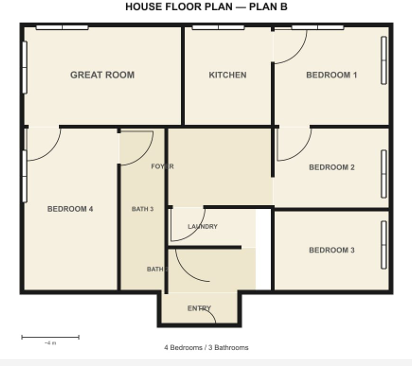
#> input picture FLOOR.png, 412 x 366 px
$ python floor_plan.py
#> lines starting #> are read from the running program, lines starting #| are printed output that depends on the picture; after the words box and inside, x2 and y2 are one past the last pixel; in counts of white or black regions, pixels touching at a corner belong together
import cv2
import numpy as np


img = cv2.imread('FLOOR.png', 0)
#> img: shape (366, 412); min 0, max 255, mean 225.2
if img is None: exit()

_, wall_thresh = cv2.threshold(img, 150, 255, cv2.THRESH_BINARY_INV)
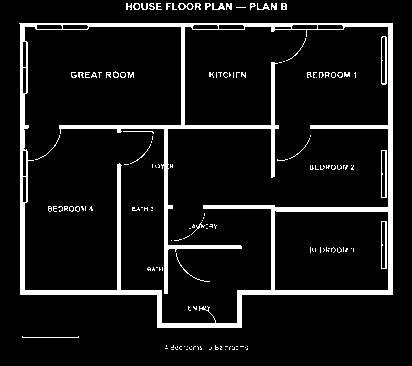
#> wall_thresh: shape (366, 412); 8.8% white; 151 white regions (120 under 20 px), largest, box (x1, y1, x2, y2) and area: (19, 23, 393, 328) 11048, (381, 36, 387, 85) 154, (381, 150, 387, 198) 152
_, window_thresh = cv2.threshold(img, 195, 255, cv2.THRESH_BINARY)
#> window_thresh: shape (366, 412); 88.8% white; 55 black regions (14 under 20 px), largest, box (x1, y1, x2, y2) and area: (19, 22, 394, 328) 13768, (380, 149, 387, 199) 254, (380, 220, 387, 270) 254


num_labels, labels, stats, centroids = cv2.connectedComponentsWithStats(window_thresh, connectivity=8)
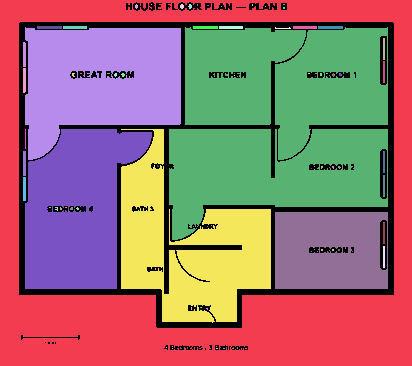
#> labels: shape (366, 412) int32; 86 distinct labels, from 0 to 85; one colour per label, 0 black
#> num_labels = 86; stats = 86 rows, first 6: [19, 2, 375, 348, 16824], [0, 0, 412, 366, 44577], [135, 4, 3, 5, 11], [151, 4, 1, 1, 1], [180, 4, 4, 5, 16], [188, 4, 4, 5, 14]; centroids = 86 pairs, first value 23.99 to 383.5, second value 4 to 348
final_window_mask = np.zeros_like(img)
for i in range(1, num_labels):
    w, h, area = stats[i, cv2.CC_STAT_WIDTH], stats[i, cv2.CC_STAT_HEIGHT], stats[i, cv2.CC_STAT_AREA]
    aspect_ratio = max(w, h) / (min(w, h) + 1e-5)


    if 2.0 < aspect_ratio < 80 and 50 < area < 3000:
        final_window_mask[labels == i] = 255
#> this loop made 85 passes
#> (w, h, area, aspect_ratio) on passes 1, 13, 14, 15, 16, 17, 18, 20, 21, 22, 23, 24: (412, 366, 44577, 1.13), (156, 133, 15426, 1.17), (25, 3, 75, 8.33), (24, 3, 72, 8), (219, 213, 35364, 1.03), (25, 3, 75, 8.33), (24, 3, 72, 8), (24, 3, 72, 8), (25, 3, 75, 8.33), (2, 22, 44, 11), (3, 25, 74, 8.33), (2, 22, 44, 11)
#> final_window_mask: shape (366, 412); 0.49% white; 10 white regions, largest, box (x1, y1, x2, y2) and area: (37, 26, 62, 29) 75, (193, 26, 218, 29) 75, (318, 26, 343, 29) 75


num_labels, labels, stats, centroids = cv2.connectedComponentsWithStats(wall_thresh, connectivity=8)
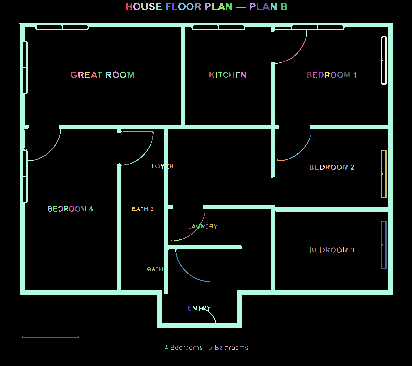
#> labels: shape (366, 412) int32; 152 distinct labels, from 0 to 151; one colour per label, 0 black
#> num_labels = 152; stats = 152 rows, first 6: [0, 0, 412, 366, 137585], [126, 3, 6, 7, 27], [133, 3, 7, 7, 27], [141, 3, 7, 7, 29], [149, 3, 6, 7, 24], [156, 3, 6, 7, 24]; centroids = 152 pairs, first value 49.16 to 383.9, second value 5.1 to 349
clean_walls = np.zeros_like(img)
for i in range(1, num_labels):
    if stats[i, cv2.CC_STAT_AREA] > 80:
        clean_walls[labels == i] = 255
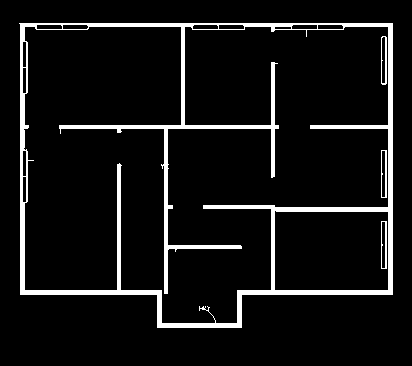
#> clean_walls: shape (366, 412); 7.6% white; 4 white regions, box (x1, y1, x2, y2) and area: (19, 23, 393, 328) 11048, (381, 36, 387, 85) 154, (381, 150, 387, 198) 152, (381, 221, 387, 269) 152

clean_walls = cv2.subtract(clean_walls, final_window_mask)


coords = cv2.findNonZero(clean_walls)
#> coords = contour of 11506 points, box (x1, y1, x2, y2) (19, 23, 393, 328), area 22948
x, y, w, h = cv2.boundingRect(coords)
#> x = 19; y = 23; w = 374; h = 305
global_x_min, global_x_max = x, x + w
#> global_x_min = 19; global_x_max = 393
global_y_min, global_y_max = y, y + h
#> global_y_min = 23; global_y_max = 328
margin = 25 # Pixel tolerance for defining "the edge"

# 5. SKELETONIZATION
skel = np.zeros(clean_walls.shape, np.uint8)
element = cv2.getStructuringElement(cv2.MORPH_CROSS, (3,3))
temp_thresh = clean_walls.copy()
while True:
    eroded = cv2.erode(temp_thresh, element)
    temp = cv2.dilate(eroded, element)
    temp = cv2.subtract(temp_thresh, temp)
    skel = cv2.bitwise_or(skel, temp)
    temp_thresh = eroded.copy()
    if cv2.countNonZero(temp_thresh) == 0: break
#> eroded: shape (366, 412); every value is 0
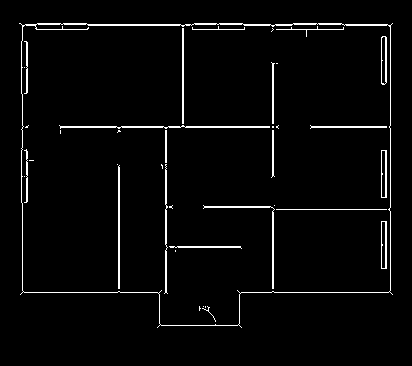
#> skel: shape (366, 412); 3.1% white in thin lines or dots, all inside (x1, y1, x2, y2) = (19, 23, 393, 328)

# 6. DYNAMIC LINE CLASSIFICATION + EXTERIOR OVERRIDE
output = cv2.cvtColor(img, cv2.COLOR_GRAY2BGR)
lines = cv2.HoughLinesP(skel, 1, np.pi/180, 20, minLineLength=10, maxLineGap=30)
#> lines = 50 rows, first 6: [239, 292, 390, 292], [21, 24, 391, 24], [272, 291, 272, 63], [390, 290, 390, 25], [311, 126, 389, 126], [60, 127, 277, 127]

if lines is not None:
    thicknesses = []
    valid_lines = []

    for line in lines:
        x1, y1, x2, y2 = line[0]
        angle = np.abs(np.arctan2(y2-y1, x2-x1) * 180 / np.pi)
        if (angle < 10) or (80 < angle < 100) or (170 < angle < 190):
            mid = ((x1+x2)//2, (y1+y2)//2)
            roi = clean_walls[max(0,mid[1]-5):mid[1]+5, max(0,mid[0]-5):mid[0]+5]
            thickness = np.sum(roi == 255)
            thicknesses.append(thickness)
            valid_lines.append((x1, y1, x2, y2, thickness))
#> this loop made 50 passes
#> (x1, y1, x2, y2, angle, mid, thickness) on passes 1 to 12: (239, 292, 390, 292, 0, (314, 292), 50), (21, 24, 391, 24, 0, (206, 24), 20), (272, 291, 272, 63, 90, (272, 177), 22), (390, 290, 390, 25, 90, (390, 157), 70), (311, 126, 389, 126, 0, (350, 126), 40), (60, 127, 277, 127, 0, (168, 127), 52), (386, 268, 386, 127, 90, (386, 197), 51), (204, 206, 271, 207, 0.855, (237, 206), 40), (385, 83, 385, 25, 90, (385, 54), 50), (182, 29, 343, 29, 0, (262, 29), 30), (22, 292, 22, 25, 90, (22, 158), 40), (244, 25, 291, 25, 0, (267, 25), 43)
#> after the loop, thicknesses = 50 values, max 70 at index 3, min 15 at index 15, mean 40.88; valid_lines = 50 items, first 6: (239, 292, 390, 292, 50), (21, 24, 391, 24, 20), (272, 291, 272, 63, 22), (390, 290, 390, 25, 70), (311, 126, 389, 126, 40), (60, 127, 277, 127, 52)

    dynamic_threshold = np.median(thicknesses) + 2 if thicknesses else 50
#> dynamic_threshold = 42

    for x1, y1, x2, y2, thickness in valid_lines:
        # EXTERIOR OVERRIDE LOGIC: If a line is near the absolute edge of the house, force it to RED
        is_exterior = False
        if (abs(y1 - global_y_min) < margin and abs(y2 - global_y_min) < margin) or \
           (abs(y1 - global_y_max) < margin and abs(y2 - global_y_max) < margin) or \
           (abs(x1 - global_x_min) < margin and abs(x2 - global_x_min) < margin) or \
           (abs(x1 - global_x_max) < margin and abs(x2 - global_x_max) < margin):
               is_exterior = True

        if is_exterior or thickness >= dynamic_threshold:
            cv2.line(output, (x1,y1), (x2,y2), (0,0,255), 3) # RED (Load-bearing)
        else:
            cv2.line(output, (x1,y1), (x2,y2), (0,255,255), 2) # YELLOW (Partition)
#> this loop made 50 passes
#> (x1, y1, x2, y2, thickness, is_exterior) on passes 1 to 12: (239, 292, 390, 292, 50, False), (21, 24, 391, 24, 20, True), (272, 291, 272, 63, 22, False), (390, 290, 390, 25, 70, True), (311, 126, 389, 126, 40, False), (60, 127, 277, 127, 52, False), (386, 268, 386, 127, 51, True), (204, 206, 271, 207, 40, False), (385, 83, 385, 25, 50, True), (182, 29, 343, 29, 30, True), (22, 292, 22, 25, 40, True), (244, 25, 291, 25, 43, True)
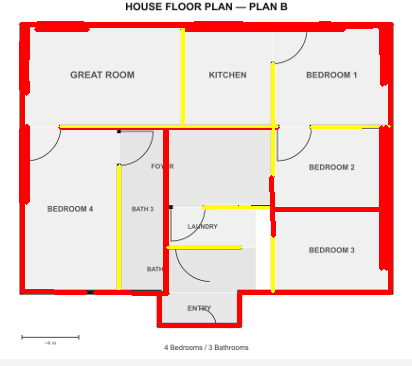
#> output: shape (366, 412, 3); mean B, G, R 214.7, 219.8, 241.5

# 7. DRAW WINDOWS (Cyan)
cnts, _ = cv2.findContours(final_window_mask, cv2.RETR_EXTERNAL, cv2.CHAIN_APPROX_SIMPLE)
#> cnts = 10 contours; largest, box (x1, y1, x2, y2) and area: (23, 151, 26, 176) 48, (318, 26, 343, 29) 48, (193, 26, 218, 29) 48, (37, 26, 62, 29) 48, (23, 68, 26, 93) 48
for c in cnts:
    x, y, w, h = cv2.boundingRect(c)
    cv2.rectangle(output, (x,y), (x+w, y+h), (255, 255, 0), 2)
#> this loop made 10 passes
#> c on passes 5 to 10: [[318, 26], [318, 28], [342, 28], [342, 26]], [[293, 26], [293, 28], [316, 28], [316, 26]], [[219, 26], [219, 28], [242, 28], [242, 26]], [[193, 26], [193, 28], [217, 28], [217, 26]], [[63, 26], [63, 28], [86, 28], [86, 26]], [[37, 26], [37, 28], [61, 28], [61, 26]]
#> (c, y, h) on passes 1 to 2: ([[23, 177], [23, 200], [25, 200], [25, 177]], 177, 24), ([[23, 151], [23, 175], [25, 175], [25, 151]], 151, 25)
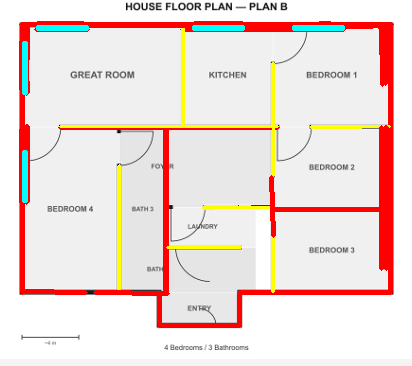
#> output: shape (366, 412, 3); 1.05% of pixels changed, all inside (x1, y1, x2, y2) = (22, 25, 345, 203)

cv2.imshow("Topology Validated Graph", output)
cv2.waitKey(0)
cv2.destroyAllWindows()

$ run again, with new.png copied over FLOOR.png
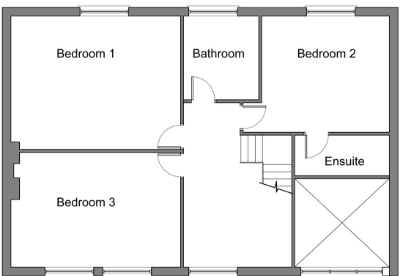
#> input picture new.png, 401 x 276 px
#> wall_thresh: shape (276, 401); 12.6% white; 63 white regions (38 under 20 px), largest, box (x1, y1, x2, y2) and area: (2, 7, 399, 276) 13070, (355, 157, 364, 166) 44, (57, 49, 64, 58) 40
#> window_thresh: shape (276, 401); 85.8% white; 61 black regions (36 under 20 px), largest, box (x1, y1, x2, y2) and area: (2, 6, 399, 276) 14509, (298, 49, 318, 58) 111, (218, 51, 244, 58) 107
#> `num_labels, labels, stats, centroids = cv2.connectedComponentsWithStat..`: num_labels = 49; stats = 49 rows, first 6: [2, 6, 397, 270, 15727], [0, 0, 401, 276, 4436], [189, 11, 1, 1, 1], [12, 13, 377, 257, 79244], [59, 50, 3, 2, 6], [195, 50, 3, 2, 6]; centroids = 49 pairs, first value 60 to 385.5, second value 11 to 273.5
#> the loop `for i in range(1, num_labels):` made 48 passes
#> (w, h, area, aspect_ratio) on passes 1, 3, 21, 24, 25, 26, 27, 31: (401, 276, 4436, 1.45), (377, 257, 79244, 1.47), (1, 22, 22, 22), (14, 26, 362, 1.86), (6, 26, 156, 4.33), (28, 28, 782, 1), (21, 1, 21, 21), (27, 6, 162, 4.5)
#> `num_labels, labels, stats, centroids = cv2.connectedComponentsWithStat..`: num_labels = 64; stats = 64 rows, first 6: [0, 0, 401, 276, 96724], [2, 7, 397, 269, 13070], [57, 49, 7, 9, 40], [72, 49, 5, 9, 24], [110, 49, 3, 9, 12], [193, 49, 7, 9, 40]; centroids = 64 pairs, first value 59.73 to 386, second value 52.42 to 264
#> after the loop `for i in range(1, num_labels):`:
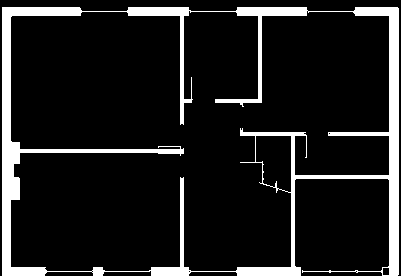
#> clean_walls: shape (276, 401); 11.8% white; 1 white region, box (x1, y1, x2, y2) and area: (2, 7, 399, 276) 13070
#> coords = contour of 13070 points, box (x1, y1, x2, y2) (2, 7, 399, 276), area 134
#> `x, y, w, h = cv2.boundingRect(coords)`: x = 2; y = 7; w = 397; h = 269
#> global_x_min = 2; global_x_max = 399
#> global_y_min = 7; global_y_max = 276
#> lines = 34 rows, first 6: [42, 271, 155, 271], [6, 11, 394, 11], [393, 275, 393, 12], [394, 274, 394, 16], [11, 151, 180, 151], [182, 272, 182, 12]
#> the loop `for line in lines:` made 34 passes
#> (x1, y1, x2, y2, angle, mid, thickness) on passes 1 to 8: (42, 271, 155, 271, 0, (98, 271), 90), (6, 11, 394, 11, 0, (200, 11), 10), (393, 275, 393, 12, 90, (393, 143), 90), (394, 274, 394, 16, 90, (394, 145), 100), (11, 151, 180, 151, 0, (95, 151), 40), (182, 272, 182, 12, 90, (182, 142), 4), (6, 141, 6, 16, 90, (6, 78), 90), (11, 150, 157, 150, 0, (84, 150), 40)
#> after the loop `for line in lines:`: thicknesses = 34 values, max 100 at index 3, min 0 at index 15, mean 40.85; valid_lines = 34 items, first 6: (42, 271, 155, 271, 90), (6, 11, 394, 11, 10), (393, 275, 393, 12, 90), (394, 274, 394, 16, 100), (11, 151, 180, 151, 40), (182, 272, 182, 12, 4)
#> dynamic_threshold = 42
#> the loop `for x1, y1, x2, y2, thickness in valid_lines:` made 34 passes
#> cnts = 8 contours; box (x1, y1, x2, y2) and area: (301, 272, 382, 276) 226, (264, 179, 291, 192) 184, (189, 272, 237, 276) 138, (103, 272, 151, 276) 137, (46, 272, 93, 276) 136, (264, 172, 291, 178) 130, (264, 165, 291, 171) 130, (256, 136, 262, 162) 125
#> the loop `for c in cnts:` made 8 passes
#> (x, y, w, h) on passes 1 to 5: (301, 272, 81, 4), (189, 272, 48, 4), (103, 272, 48, 4), (46, 272, 47, 4), (264, 179, 27, 13)
#> after the loop `for c in cnts:`:
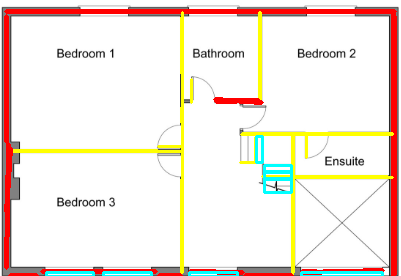
#> output: shape (276, 401, 3); mean B, G, R 223.1, 231.8, 241.9
